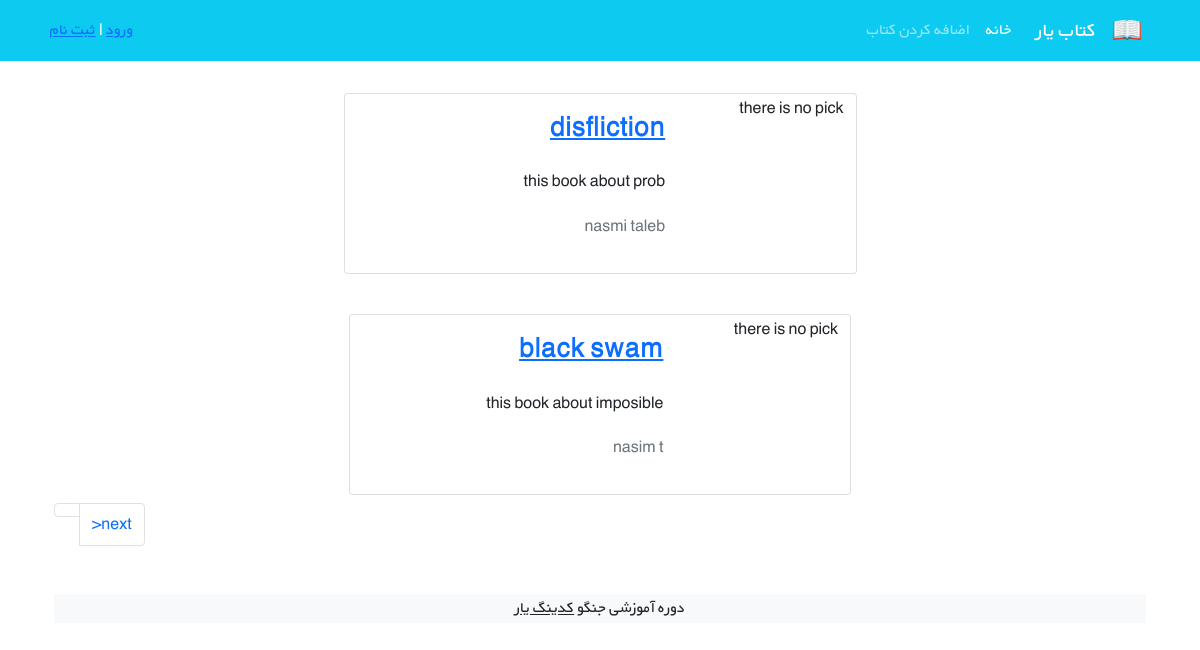
The page /books/ on the database its author committed.
### books/models.py (models this page shows, shortened)
class Book(models.Model):
    title= models.CharField(max_length=200)
    authors=models.CharField(max_length=200)
    content=models.TextField()
    price= models.DecimalField(max_digits=5,decimal_places=2)
    cover= models.ImageField(upload_to='covers/',blank=True)
    def get_absolute_url(self):
        return reverse("book_detail", args=[self.id] )

### books/views.py (the view)
# urls.py: path('', BookListView.as_view() , name='book_list'),
class BookListView(generic.ListView):
    model = Book
    paginate_by = 2
    template_name = 'books/book_list.html'
    context_object_name = 'books'

### books/templates/books/book_list.html (shortened to what this page needs)
{% extends '_base.html' %}
{% block content %}
{% for book in books  %}
    <div class="container mt-4">
        <div class="row flex-row-reverse justify-content-md-center">
            <div class="card m-2" style="max-width: 45%">
                <div class="row g-0 h-100" dir="rtl">
                    <div class="col-md-4">
                        {% if book.cover %}
                        <img src="{{ book.cover.url }}">
                        {% else %}
                        there is no pick
                        {% endif %}
                    </div>
                    <div class="col-md-8 h-100">
                        <div class="d-flex flex-column justify-content-between h-100">
                            <div class="card-body">
                                <a href="{{book.get_absolute_url}}"> <h3 class="card-title"><strong>    {{book.title}}  </strong></h3> </a>
                                <p class="card-text pt-3">       {{book.content|truncatechars:80}}  </p>
                                <p class="text-muted">{{book.authors}} </p>
                            </div>
                        </div>
                    </div>
                </div>
            </div>
    </div>
    {% endfor %}
    <nav aria-label="Page navigation example">
        <ul class="pagination">
          <li class="page-item"><a class="page-link" href="#"> {{page_obj.has_number}}   </a></li>
          {% if page_obj.has_next %}
          <li class="page-item"><a class="page-link" href="?page={{ page_obj.next_page_number }}">>next</a></li>
          {% endif %}
        </ul>
    </nav>
    <footer class="bg-light text-center text-lg-start mt-5">
      <div class="text-center bg-grey">
          <p>دوره آموزشی جنگو <a class="text-dark" href="https://codingyar.com/" target="_blank">کدینگ یار</a></p>
      </div>
    </footer>
{% endblock content %}

### static/css/style.css (style rules this page uses)
* { font-family: 'BYekan', sans-serif; line-height: 1.8rem; }

### rows shown on the page
Book: cover "there is no pick", title "disfliction", content "this book about prob", authors "nasmi taleb"
Book: cover "there is no pick", title "black swam", content "this book about imposible", authors "nasim t"
